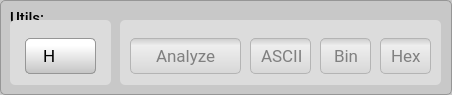
          <widget class="QGroupBox" name="groupBox_utils">
           <property name="minimumSize">
            <size>
             <width>452</width>
             <height>95</height>
            </size>
           </property>
           <property name="maximumSize">
            <size>
             <width>16777215</width>
             <height>95</height>
            </size>
           </property>
           <property name="font">
            <font>
             <family>Roboto Medium</family>
             <pointsize>11</pointsize>
            </font>
           </property>
           <property name="styleSheet">
            <string notr="true">QGroupBox {background-color: rgb(200,200,200);border: 1px solid rgb(150,150,150); border-radius: 5px;  margin-top: 0.5em;}; 
QGroupBox::title {subcontrol-origin: margin;left: 10px;padding: 0 3px 0 3px;}</string>
           </property>
           <property name="title">
            <string/>
           </property>
           <widget class="QLabel" name="label_23">
            <property name="geometry">
             <rect>
              <x>10</x>
              <y>10</y>
              <width>81</width>
              <height>16</height>
             </rect>
            </property>
            <property name="font">
             <font>
              <family>Roboto Medium</family>
              <pointsize>11</pointsize>
             </font>
            </property>
            <property name="text">
             <string>Utils:</string>
            </property>
           </widget>
           <widget class="QGroupBox" name="groupBox_u_8">
            <property name="geometry">
             <rect>
              <x>10</x>
              <y>20</y>
              <width>101</width>
              <height>65</height>
             </rect>
            </property>
            <property name="minimumSize">
             <size>
              <width>0</width>
              <height>0</height>
             </size>
            </property>
            <property name="maximumSize">
             <size>
              <width>16777215</width>
              <height>10000</height>
             </size>
            </property>
            <property name="font">
             <font>
              <family>Roboto Medium</family>
              <pointsize>11</pointsize>
             </font>
            </property>
            <property name="styleSheet">
             <string notr="true">QGroupBox {background-color: rgb(220,220,220);border: 0px solid rgb(150,150,150); border-radius: 5px;  margin-top: 0.5em;}; 
QGroupBox::title {subcontrol-origin: margin;left: 10px;padding: 0 3px 0 3px;}</string>
            </property>
            <property name="title">
             <string/>
            </property>
            <widget class="QPushButton" name="pushButton_cursorsHon">
             <property name="geometry">
              <rect>
               <x>15</x>
               <y>18</y>
               <width>71</width>
               <height>36</height>
              </rect>
             </property>
             <property name="font">
              <font>
               <family>Roboto</family>
               <pointsize>13</pointsize>
              </font>
             </property>
             <property name="styleSheet">
              <string notr="true">QPushButton {
	padding: 0.2em 0.2em 0.3em 0.2em;
	border: 1px solid rgb(150, 150, 150);
	border-radius: 5px;
	color: black;
	background: qlineargradient(x1:0, y1:0, x2:0, y2:2, stop:0 #FFFFFF, stop:0.1 #FFFFFF, stop:1 #7B7B7B);
	text-align:left;
	padding-left:13px;
}

QPushButton:hover:!pressed {
	border: 1px solid rgb(150, 150, 150);
	border-radius: 5px;
	color: #256552;
	background: qlineargradient(x1:0, y1:0, x2:0, y2:2, stop:0 #FFFFFF, stop:0.1 #FFFFFF, stop:1 #AAAAAA);
}

QPushButton:pressed {
	border: 2px solid rgb(150, 150, 150);
	border-radius: 5px;
	background: #FFFFFF;
	color: #2f836a;
}

QPushButton:disabled {
	border: 1px solid rgb(180, 180, 180);
	color: gray;
	background: qlineargradient(x1:0, y1:0, x2:0, y2:2, stop:0 #CCCCCC, stop:0.1 #EEEEEE, stop:1 #BBBBBB);
}</string>
             </property>
             <property name="text">
              <string> H</string>
             </property>
             <property name="icon">
              <iconset resource="resources.qrc">
               <normaloff>:/main/resources/img/power-off-gray2.png</normaloff>:/main/resources/img/power-off-gray2.png</iconset>
             </property>
             <property name="iconSize">
              <size>
               <width>23</width>
               <height>22</height>
              </size>
             </property>
            </widget>
            <widget class="QPushButton" name="pushButton_cursorsHoff">
             <property name="geometry">
              <rect>
               <x>15</x>
               <y>18</y>
               <width>71</width>
               <height>36</height>
              </rect>
             </property>
             <property name="font">
              <font>
               <family>Roboto</family>
               <pointsize>13</pointsize>
              </font>
             </property>
             <property name="styleSheet">
              <string notr="true">QPushButton {
	padding: 0.2em 0.2em 0.3em 0.2em;
	border: 1px solid rgb(150, 150, 150);
	border-radius: 5px;
	color: black;
	background: qlineargradient(x1:0, y1:0, x2:0, y2:2, stop:0 #FFFFFF, stop:0.1 #FFFFFF, stop:1 #69D769);
	text-align:left;
	padding-left:13px;
}

QPushButton:hover:!pressed {
	border: 1px solid rgb(150, 150, 150);
	border-radius: 5px;
	color: #256552;
	background: qlineargradient(x1:0, y1:0, x2:0, y2:2, stop:0 #FFFFFF, stop:0.1 #FFFFFF, stop:1 #ACFAAC);
}

QPushButton:pressed {
	border: 2px solid rgb(150, 150, 150);
	border-radius: 5px;
	background: #FFFFFF;
	color: #2f836a;
}

QPushButton:disabled {
	border: 1px solid rgb(180, 180, 180);
	color: gray;
	background: qlineargradient(x1:0, y1:0, x2:0, y2:2, stop:0 #CCCCCC, stop:0.1 #EEEEEE, stop:1 #BBBBBB);
}</string>
             </property>
             <property name="text">
              <string> H</string>
             </property>
             <property name="icon">
              <iconset resource="resources.qrc">
               <normaloff>:/main/resources/img/power-off-green3.png</normaloff>
               <disabledoff>:/main/resources/img/power-off-green3.png</disabledoff>:/main/resources/img/power-off-green3.png</iconset>
             </property>
             <property name="iconSize">
              <size>
               <width>23</width>
               <height>22</height>
              </size>
             </property>
            </widget>
            <zorder>pushButton_cursorsHoff</zorder>
            <zorder>pushButton_cursorsHon</zorder>
           </widget>
           <widget class="QGroupBox" name="groupBox_u_7">
            <property name="geometry">
             <rect>
              <x>120</x>
              <y>20</y>
              <width>321</width>
              <height>65</height>
             </rect>
            </property>
            <property name="minimumSize">
             <size>
              <width>0</width>
              <height>0</height>
             </size>
            </property>
            <property name="maximumSize">
             <size>
              <width>16777215</width>
              <height>10000</height>
             </size>
            </property>
            <property name="font">
             <font>
              <family>Roboto Medium</family>
              <pointsize>11</pointsize>
             </font>
            </property>
            <property name="styleSheet">
             <string notr="true">QGroupBox {background-color: rgb(220,220,220);border: 0px solid rgb(150,150,150); border-radius: 5px;  margin-top: 0.5em;}; 
QGroupBox::title {subcontrol-origin: margin;left: 10px;padding: 0 3px 0 3px;}</string>
            </property>
            <property name="title">
             <string/>
            </property>
            <widget class="QPushButton" name="pushButton_resetZoom_6">
             <property name="enabled">
              <bool>false</bool>
             </property>
             <property name="geometry">
              <rect>
               <x>10</x>
               <y>18</y>
               <width>111</width>
               <height>36</height>
              </rect>
             </property>
             <property name="font">
              <font>
               <family>Roboto</family>
               <pointsize>13</pointsize>
              </font>
             </property>
             <property name="styleSheet">
              <string notr="true">QPushButton {
	padding: 0.2em 0.2em 0.3em 0.2em;
	border: 1px solid rgb(150, 150, 150);
	border-radius: 5px;
	color: black;
	background: qlineargradient(x1:0, y1:0, x2:0, y2:2, stop:0 #FFFFFF, stop:0.1 #FFFFFF, stop:1 #7B7B7B);
	text-align:left;
	padding-left:25px;
}

QPushButton:hover:!pressed {
	border: 1px solid rgb(150, 150, 150);
	border-radius: 5px;
	color: #256552;
	background: qlineargradient(x1:0, y1:0, x2:0, y2:2, stop:0 #FFFFFF, stop:0.1 #FFFFFF, stop:1 #AAAAAA);
}

QPushButton:pressed {
	border: 2px solid rgb(150, 150, 150);
	border-radius: 5px;
	background: #FFFFFF;
	color: #2f836a;
}

QPushButton:disabled {
	border: 1px solid rgb(180, 180, 180);
	color: gray;
	background: qlineargradient(x1:0, y1:0, x2:0, y2:2, stop:0 #CCCCCC, stop:0.1 #EEEEEE, stop:1 #BBBBBB);
}</string>
             </property>
             <property name="text">
              <string>Analyze</string>
             </property>
             <property name="iconSize">
              <size>
               <width>23</width>
               <height>22</height>
              </size>
             </property>
            </widget>
            <widget class="QPushButton" name="pushButton_resetZoom_7">
             <property name="enabled">
              <bool>false</bool>
             </property>
             <property name="geometry">
              <rect>
               <x>130</x>
               <y>18</y>
               <width>61</width>
               <height>36</height>
              </rect>
             </property>
             <property name="font">
              <font>
               <family>Roboto</family>
               <pointsize>13</pointsize>
              </font>
             </property>
             <property name="styleSheet">
              <string notr="true">QPushButton {
	padding: 0.2em 0.2em 0.3em 0.2em;
	border: 1px solid rgb(150, 150, 150);
	border-radius: 5px;
	color: black;
	background: qlineargradient(x1:0, y1:0, x2:0, y2:2, stop:0 #FFFFFF, stop:0.1 #FFFFFF, stop:1 #7B7B7B);
	text-align:left;
	padding-left:10px;
}

QPushButton:hover:!pressed {
	border: 1px solid rgb(150, 150, 150);
	border-radius: 5px;
	color: #256552;
	background: qlineargradient(x1:0, y1:0, x2:0, y2:2, stop:0 #FFFFFF, stop:0.1 #FFFFFF, stop:1 #AAAAAA);
}

QPushButton:pressed {
	border: 2px solid rgb(150, 150, 150);
	border-radius: 5px;
	background: #FFFFFF;
	color: #2f836a;
}

QPushButton:disabled {
	border: 1px solid rgb(180, 180, 180);
	color: gray;
	background: qlineargradient(x1:0, y1:0, x2:0, y2:2, stop:0 #CCCCCC, stop:0.1 #EEEEEE, stop:1 #BBBBBB);
}</string>
             </property>
             <property name="text">
              <string>ASCII</string>
             </property>
             <property name="iconSize">
              <size>
               <width>23</width>
               <height>22</height>
              </size>
             </property>
            </widget>
            <widget class="QPushButton" name="pushButton_resetZoom_8">
             <property name="enabled">
              <bool>false</bool>
             </property>
             <property name="geometry">
              <rect>
               <x>200</x>
               <y>18</y>
               <width>51</width>
               <height>36</height>
              </rect>
             </property>
             <property name="font">
              <font>
               <family>Roboto</family>
               <pointsize>13</pointsize>
              </font>
             </property>
             <property name="styleSheet">
              <string notr="true">QPushButton {
	padding: 0.2em 0.2em 0.3em 0.2em;
	border: 1px solid rgb(150, 150, 150);
	border-radius: 5px;
	color: black;
	background: qlineargradient(x1:0, y1:0, x2:0, y2:2, stop:0 #FFFFFF, stop:0.1 #FFFFFF, stop:1 #7B7B7B);
	text-align:left;
	padding-left:13px;
}

QPushButton:hover:!pressed {
	border: 1px solid rgb(150, 150, 150);
	border-radius: 5px;
	color: #256552;
	background: qlineargradient(x1:0, y1:0, x2:0, y2:2, stop:0 #FFFFFF, stop:0.1 #FFFFFF, stop:1 #AAAAAA);
}

QPushButton:pressed {
	border: 2px solid rgb(150, 150, 150);
	border-radius: 5px;
	background: #FFFFFF;
	color: #2f836a;
}

QPushButton:disabled {
	border: 1px solid rgb(180, 180, 180);
	color: gray;
	background: qlineargradient(x1:0, y1:0, x2:0, y2:2, stop:0 #CCCCCC, stop:0.1 #EEEEEE, stop:1 #BBBBBB);
}</string>
             </property>
             <property name="text">
              <string>Bin</string>
             </property>
             <property name="iconSize">
              <size>
               <width>23</width>
               <height>22</height>
              </size>
             </property>
            </widget>
            <widget class="QPushButton" name="pushButton_resetZoom_9">
             <property name="enabled">
              <bool>false</bool>
             </property>
             <property name="geometry">
              <rect>
               <x>260</x>
               <y>18</y>
               <width>51</width>
               <height>36</height>
              </rect>
             </property>
             <property name="font">
              <font>
               <family>Roboto</family>
               <pointsize>13</pointsize>
              </font>
             </property>
             <property name="styleSheet">
              <string notr="true">QPushButton {
	padding: 0.2em 0.2em 0.3em 0.2em;
	border: 1px solid rgb(150, 150, 150);
	border-radius: 5px;
	color: black;
	background: qlineargradient(x1:0, y1:0, x2:0, y2:2, stop:0 #FFFFFF, stop:0.1 #FFFFFF, stop:1 #7B7B7B);
	text-align:left;
	padding-left:10px;
}

QPushButton:hover:!pressed {
	border: 1px solid rgb(150, 150, 150);
	border-radius: 5px;
	color: #256552;
	background: qlineargradient(x1:0, y1:0, x2:0, y2:2, stop:0 #FFFFFF, stop:0.1 #FFFFFF, stop:1 #AAAAAA);
}

QPushButton:pressed {
	border: 2px solid rgb(150, 150, 150);
	border-radius: 5px;
	background: #FFFFFF;
	color: #2f836a;
}

QPushButton:disabled {
	border: 1px solid rgb(180, 180, 180);
	color: gray;
	background: qlineargradient(x1:0, y1:0, x2:0, y2:2, stop:0 #CCCCCC, stop:0.1 #EEEEEE, stop:1 #BBBBBB);
}</string>
             </property>
             <property name="text">
              <string>Hex</string>
             </property>
             <property name="iconSize">
              <size>
               <width>23</width>
               <height>22</height>
              </size>
             </property>
            </widget>
           </widget>
          </widget>
